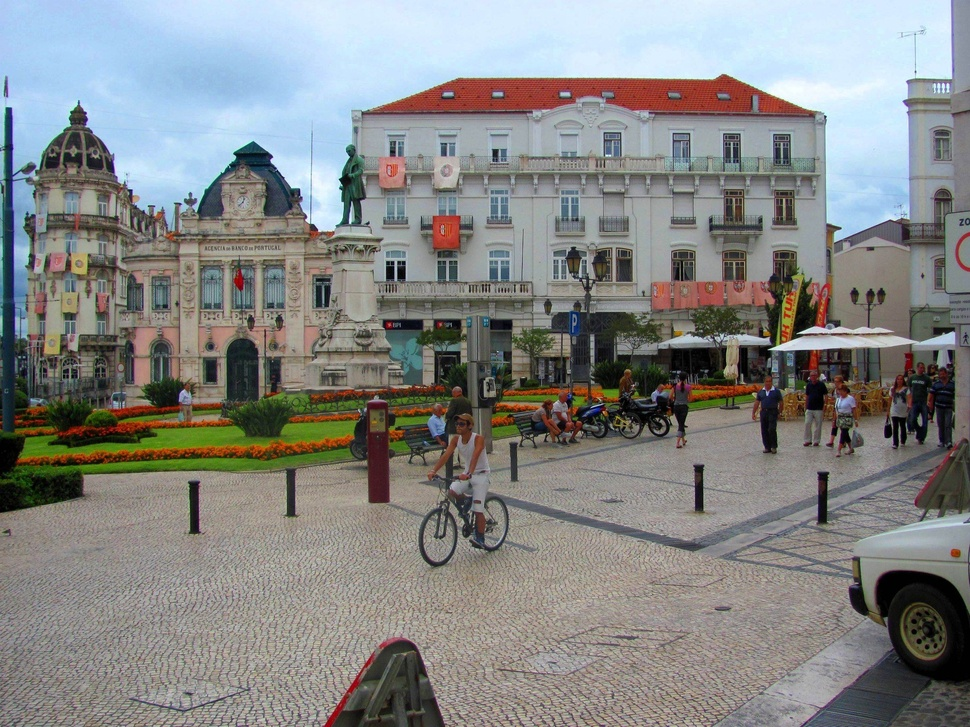
#> input picture img/coimbra.jpg, 970 x 727 px, shrunk from 2048 x 1536 before the run
$ jupyter execute edgeDetection.ipynb   (shell and % lines are left out)
#> lines starting #> are read from the running program, lines starting #| are printed output that depends on the picture; after the words box and inside, x2 and y2 are one past the last pixel; in counts of white or black regions, pixels touching at a corner belong together
# JEST internal workshop &#8594; Intro to OpenCV (Crash Course)  # 2/4

[Return to OpenCV fundamentals](introOpenCV.ipynb)

## 2. Edge detection
Estimated time needed: **15 min**

[cell 1]
import cv2 # opencv
import numpy as np

from matplotlib import pyplot as plt
import pylab # control figure size
pylab.rcParams['figure.figsize'] = (10, 8)

[cell 2]
# download images

[cell 3]
# open images
coimbra = cv2.imread('img/coimbra.jpg')
#> coimbra is the input picture: shape (727, 970, 3); mean B, G, R 132.9, 134.1, 132.8
elon_musk = cv2.imread('img/elon_musk.jpg')
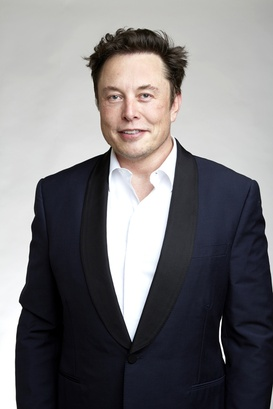
#> input picture img/elon_musk.jpg, 273 x 409 px, shrunk from 576 x 864 before the run
#> elon_musk is the input picture: shape (409, 273, 3); mean B, G, R 121.2, 118.8, 120.7
elon_musk_rgb = cv2.cvtColor(elon_musk, cv2.COLOR_BGR2RGB)
plt.imshow(elon_musk_rgb) # bgr to rgb

[cell 4]
# convert to graycsale
img_gray = cv2.cvtColor(elon_musk, cv2.COLOR_BGR2GRAY)
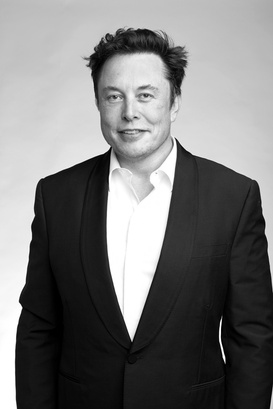
#> img_gray: shape (409, 273); min 0, max 255, mean 119.6
# blur the image for better edge detection
img_blur = cv2.GaussianBlur(img_gray, (3,3), 0)
plt.imshow(img_blur)

[cell 5]
# canny edge detection
edges_wide = cv2.Canny(image = img_blur, threshold1 = 10, threshold2 = 200)
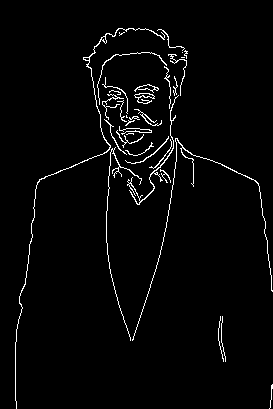
#> edges_wide: shape (409, 273); 2.7% white in thin lines or dots, all inside (x1, y1, x2, y2) = (15, 28, 273, 409)

plt.imshow(edges_wide)

[cell 6]
edges_mid = cv2.Canny(image = img_blur, threshold1 = 30, threshold2 = 150)

plt.imshow(edges_mid)

[cell 7]
edges_tight = cv2.Canny(image = img_blur, threshold1 = 240, threshold2 = 250)
#> edges_tight: shape (409, 273); 1.7% white in thin lines or dots, all inside (x1, y1, x2, y2) = (15, 28, 272, 409)

plt.imshow(edges_tight)

[cell 8]
edges = cv2.Canny(image = img_blur, threshold1 = 120, threshold2 = 200)

plt.imshow(edges)

[cell 9]
frame_h_1 = cv2.hconcat((edges_wide, edges_mid)) # concatenate horizontally
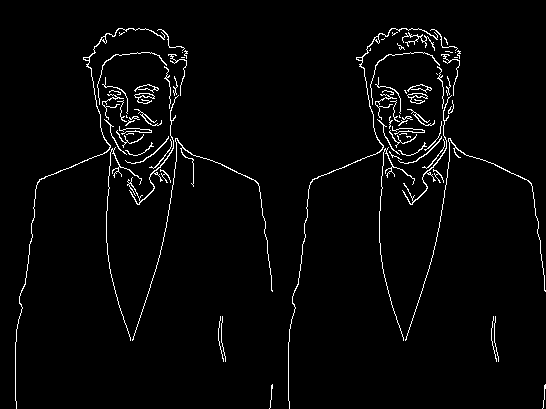
#> frame_h_1: shape (409, 546); 2.8% white in thin lines or dots
frame_h_2 = cv2.hconcat((edges_tight, edges)) # concatenate horizontally
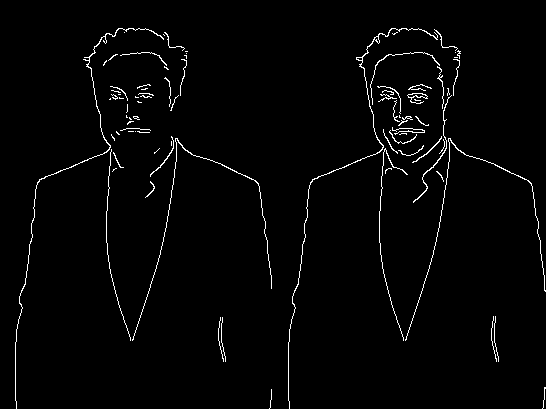
#> frame_h_2: shape (409, 546); 2% white in thin lines or dots
frame = cv2.vconcat ((frame_h_1, frame_h_2)) # concatenate verti...
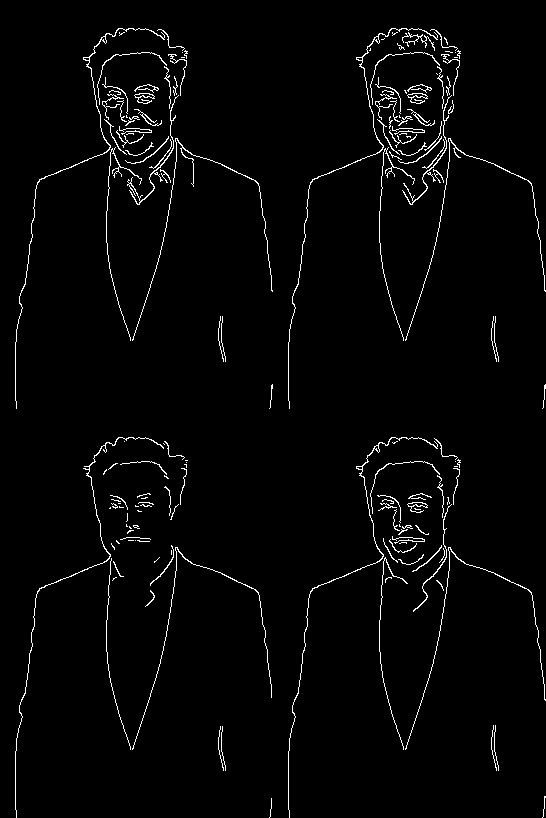
#> frame: shape (818, 546); 2.4% white in thin lines or dots
plt.imshow(frame)

[cell 10]
edges_original = cv2.Canny(image = elon_musk, threshold1 = 120, threshold2 = 200)
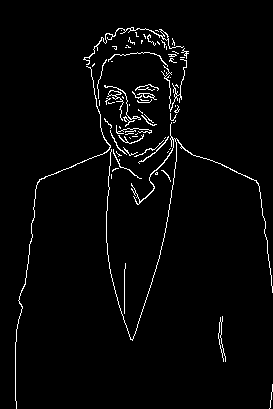
#> edges_original: shape (409, 273); 2.7% white in thin lines or dots, all inside (x1, y1, x2, y2) = (15, 27, 273, 409)
plt.imshow(edges_original)

[cell 11]
image_gray = cv2.cvtColor(coimbra, cv2.COLOR_BGR2GRAY)
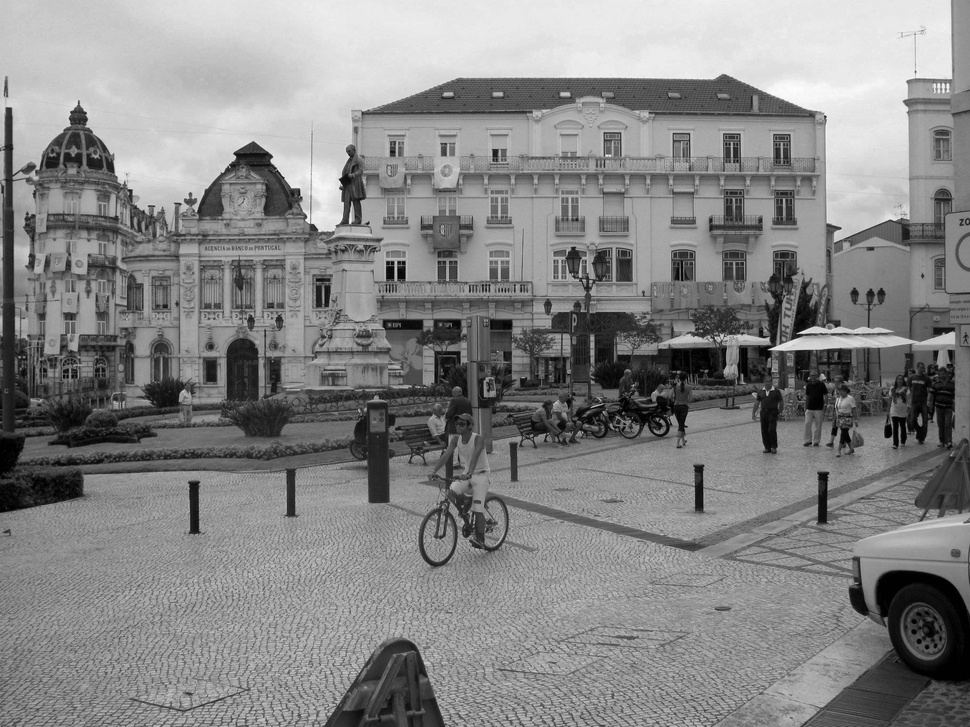
#> image_gray: shape (727, 970); min 0, max 253, mean 133.6
# blur the image for better edge detection
image_blur = cv2.GaussianBlur(image_gray, (3,3), 0)

edges2 = cv2.Canny(image = image_blur, threshold1 = 120, threshold2 = 200)
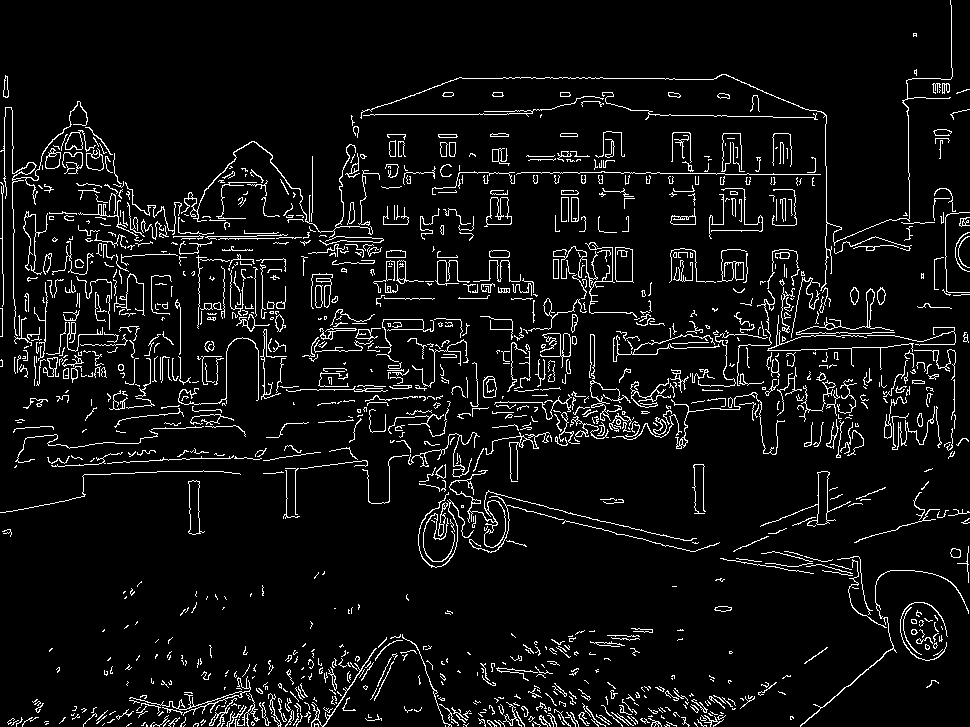
#> edges2: shape (727, 970); 6.3% white in thin lines or dots
plt.imshow(edges2)

[cell 12]
edges_original_2 = cv2.Canny(image = coimbra, threshold1 = 120, threshold2 = 200)
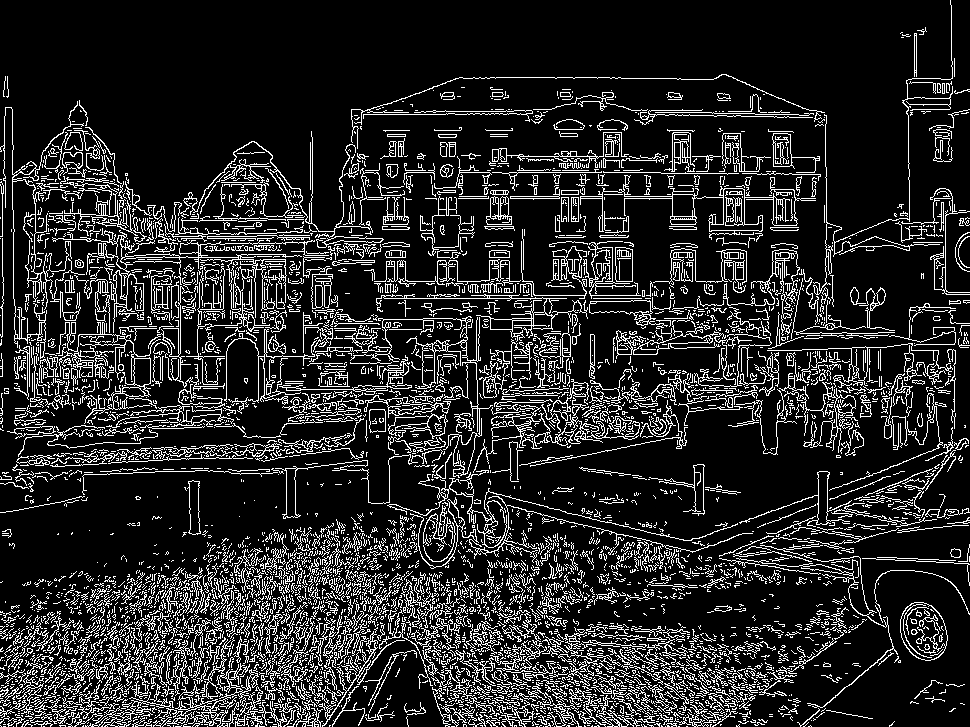
#> edges_original_2: shape (727, 970); 15.4% white in thin lines or dots
plt.imshow(edges_original_2)
